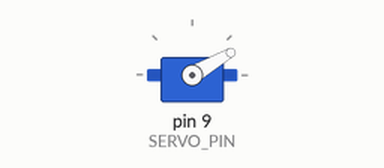
Simulated run of this sketch. Board: Arduino Uno, built with avr-gcc and run on an emulated ATmega328P. Shown: servo.

Above: at 0.05 s.
At 1.5 s:
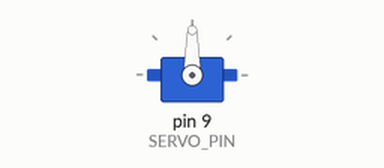
At 3.0 s:
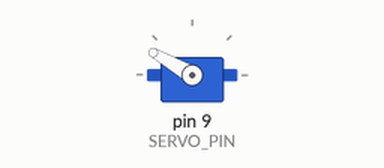
Timing chart, 0 to 6.9 s (numbered marks = the images above):
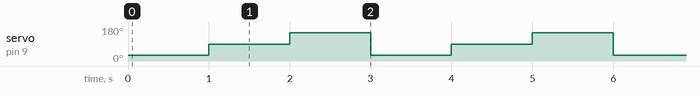

Measured:
- by itself, servo on pin 9 (SERVO_PIN): repeats every 3.0 s: 150° 1.0 s, 30° 1.0 s, 90° 1.0 s

The sketch:

Challenge01_ThreePositions.ino
```cpp
// Complete example solution for Lesson16, challenge 01.
#include <Servo.h>
Servo arm;
const int SERVO_PIN = 9;
void setup() {
  arm.attach(SERVO_PIN);
}
void loop() {
  arm.write(30);
  delay(1000);
  arm.write(90);
  delay(1000);
  arm.write(150);
  delay(1000);
}
```
